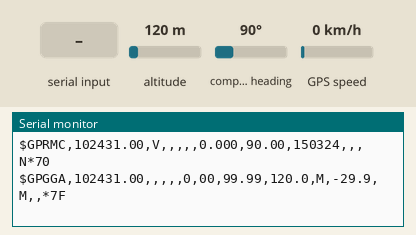
Bench run of a sketch on a simulated ESP32. On the bench: the last lines printed to the serial monitor. The inputs (shaded band) are chosen by the test bench; at power-on: altitude 120 m, GPS speed 0 km/h, compass heading 90°. The GPS gets a fix after 3 s at 37.7749, -122.4194 with 8 satellites.

Above: at 1.2 s.
1.3 s: altitude set to 20 m
At 2.4 s:
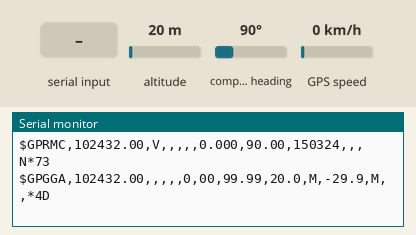
4.5 s: "1" received over the second serial link
At 4.9 s:
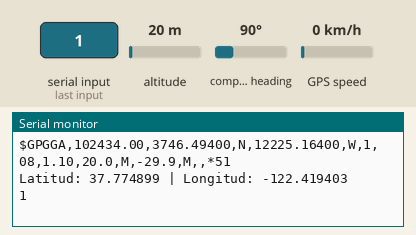
6.5 s: GPS speed set to 2 km/h
At 7.8 s:
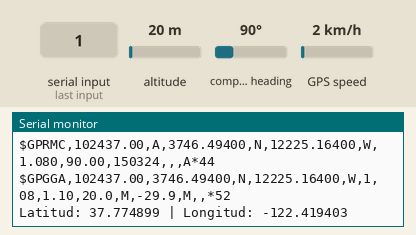
9.5 s: compass heading set to 7°
At 10.8 s:
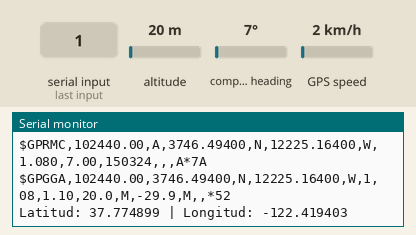
11.0 s: compass heading set to 352°
At 11.8 s:
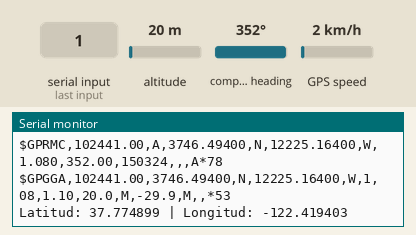
15.1 s: altitude set to 250 m
At 15.1 s:
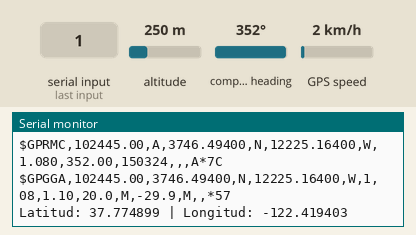

Measured:
- after the input at 1.3 s, the serial monitor: prints a new line after 0.71 s (image 1)
- after the input at 4.5 s, the serial monitor: prints a new line at once (image 2)
- after the input at 6.5 s, the serial monitor: prints a new line after 0.50 s (image 3)
- after the input at 9.5 s, the serial monitor: prints a new line after 0.50 s (image 4)
- after the input at 11.0 s, the serial monitor: prints a new line at once (image 5)

The sketch:

codigoGPS.ino
```cpp
#include <Wire.h>
#include <TinyGPS++.h>
#include <HardwareSerial.h>

#define RX_PIN 16  // Pin RX2 del ESP32 conectado al TX del módulo GPS
#define TX_PIN 17  // Pin TX2 del ESP32 conectado al RX del módulo GPS

HardwareSerial gpsSerial(2);  // Utiliza el puerto serial 2 (RX2, TX2) para la comunicación con el módulo GPS
TinyGPSPlus gps;  // Crea un objeto TinyGPS++ para manejar los datos GPS

void setup() {
  Serial.begin(115200);
  gpsSerial.begin(9600);  // Inicia la comunicación serial con el módulo GPS

  Serial.println("Verificando el funcionamiento del módulo GPS...");
}

void loop() {
  while (gpsSerial.available() > 0) {
    char c = gpsSerial.read();
    gps.encode(c);
  Serial.print(c); // Alimenta cada carácter al objeto TinyGPS++
  }

  if (gps.location.isUpdated()) {
    // Si la posición GPS ha sido actualizada
    float latitude = gps.location.lat();
    float longitude = gps.location.lng();

    // Imprime las coordenadas en el Monitor Serie
    Serial.print("Latitud: ");
    Serial.print(latitude, 6);
    Serial.print(" | Longitud: ");
    Serial.println(longitude, 6);

    // Ahora puedes utilizar las variables 'latitude' y 'longitude' para tu aplicación
    // Por ejemplo, puedes construir una solicitud para la API de Google Maps aquí
  }

  if (gps.charsProcessed() < 10) {
    // Si no se ha procesado suficientes caracteres, es posible que no se haya recibido una sentencia completa
    delay(100);
  }
}
```
